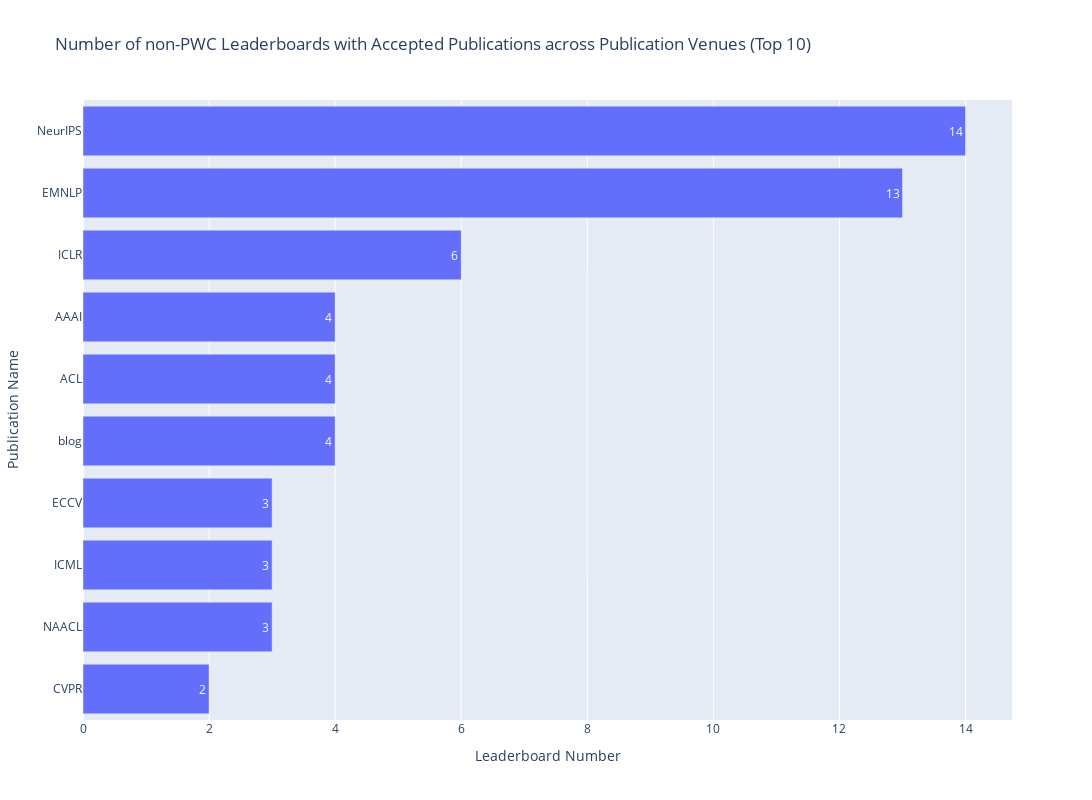

The notebook cell this image was saved under:
### Code cell
df = pd.read_csv(path_meta / "leaderboard_processed.csv")
df = df[df["Platforms"] != "pwc"]
df["Publication venues (non-pwc)"] = df["Publication venues (non-pwc)"].apply(
    ast.literal_eval
)
df_pub = df[df["Publication venues (non-pwc)"].apply(len) > 0]
print(
    f"{round(len(df_pub)/len(df)*100,2)}% ({len(df_pub)} out of {len(df)}) leaderboards are associated with specific publications, including research articles, blog posts, and white papers."
)

df_literature = filter_rows_by_list_column(
    df_pub, "Publication venues (non-pwc)", non_accepted_publication_type
)
print(
    f"{round(len(df_literature)/len(df_pub)*100,2)}% ({len(df_literature)} out of {len(df_pub)}) publications have been accepted in a specific workshop, conference, magzine, or journal."
)
df_split = (
    df_literature.explode("Publication venues (non-pwc)")
    .groupby("Publication venues (non-pwc)")
    .size()
    .reset_index(name="Frequency")
)
df_split["Weight"] = 1

statistics = {
    "Distribution": "Leaderboards across Publication Venues",
    "Mean": np.mean(df_split["Frequency"]),
    "Median": np.median(df_split["Frequency"]),
    "IQR": df_split["Frequency"].quantile(0.75) - df_split["Frequency"].quantile(0.25),
    "Gini Coefficient": ineqpy.inequality.gini(
        data=df_split, income="Frequency", weights="Weight"
    ),
}
if os.path.exists(path_meta / "leaderboard_statistics.csv"):
    df_statistics = pd.read_csv(path_meta / "leaderboard_statistics.csv")
else:
    df_statistics = pd.DataFrame()
df_statistics = pd.concat(
    [df_statistics, pd.DataFrame([statistics])], ignore_index=True
)
df_statistics.drop_duplicates(subset=["Distribution"], keep="last", inplace=True)
df_statistics.sort_values(by="Distribution", inplace=True)
df_statistics.to_csv(path_meta / "leaderboard_statistics.csv", index=False)

df_top = df_split.sort_values(by="Frequency", ascending=False).head(10)
print(
    f"{df_top['Publication venues (non-pwc)'].iloc[0]} emerges as the conference with the most number of accepted publications, accounting for {round(df_top['Frequency'].iloc[0]/len(df_literature)*100,2)}% ({df_top['Frequency'].iloc[0]} out of {len(df_literature)}) of those published."
)

df_top["Ratio"] = round(df_top["Frequency"] / len(df_literature) * 100, 2)

fig = go.Figure(
    go.Bar(
        x=df_top["Frequency"],  # Values for the bar lengths
        y=df_top["Publication venues (non-pwc)"],  # Categories for each bar
        orientation="h",  # Sets the bars to be horizontal
        text=df_top["Frequency"],  # Adds the values as text on each bar
        textposition="auto",  # Automatically positions the text on the bars
    )
)
fig.update_layout(
    title=f"Number of non-PWC Leaderboards with Accepted Publications across Publication Venues (Top 10)",
    xaxis_title="Leaderboard Number",
    yaxis_title="Publication Name",
    yaxis_autorange="reversed",  # This line makes the bars go top-down
)
fig.update_layout(
    width=1200,  # Set the width of the figure
    height=800,  # Set the height of the figure
)
fig.show()

### Figure 1 — Plotly figure (JSON) as saved in the notebook; plotly's stock layout.template omitted (floating-point values rounded to 4 significant figures)
{"data": [{"orientation": "h", "text": [14, 13, 6, 4, 4, 4, 3, 3, 3, 2], "textposition": "auto", "type": "bar", "x": [14, 13, 6, 4, 4, 4, 3, 3, 3, 2], "y": ["NeurIPS", "EMNLP", "ICLR", "AAAI", "ACL", "blog", "ECCV", "ICML", "NAACL", "CVPR"]}], "layout": {"height": 800, "title": {"text": "Number of non-PWC Leaderboards with Accepted Publications across Publication Venues (Top 10)"}, "width": 1200, "xaxis": {"title": {"text": "Leaderboard Number"}}, "yaxis": {"autorange": "reversed", "title": {"text": "Publication Name"}}}}
